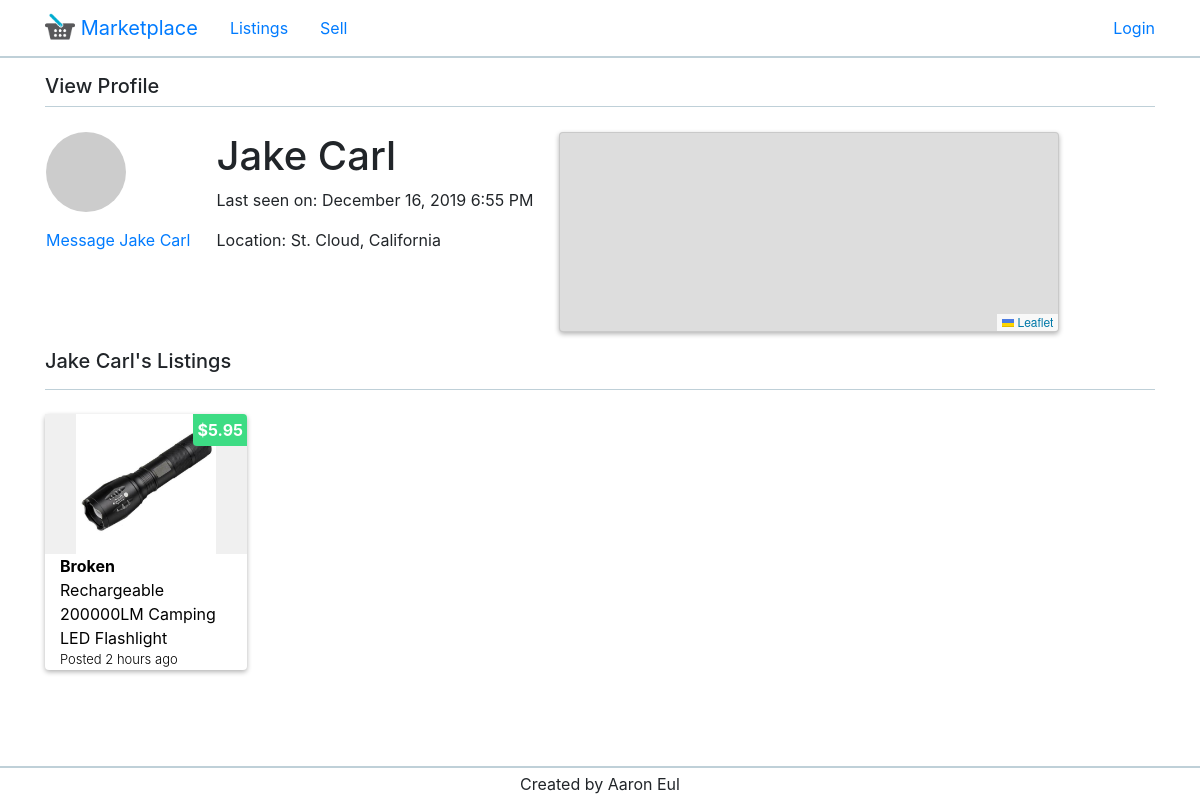
/user/4, run on an earlier commit of the app's database.
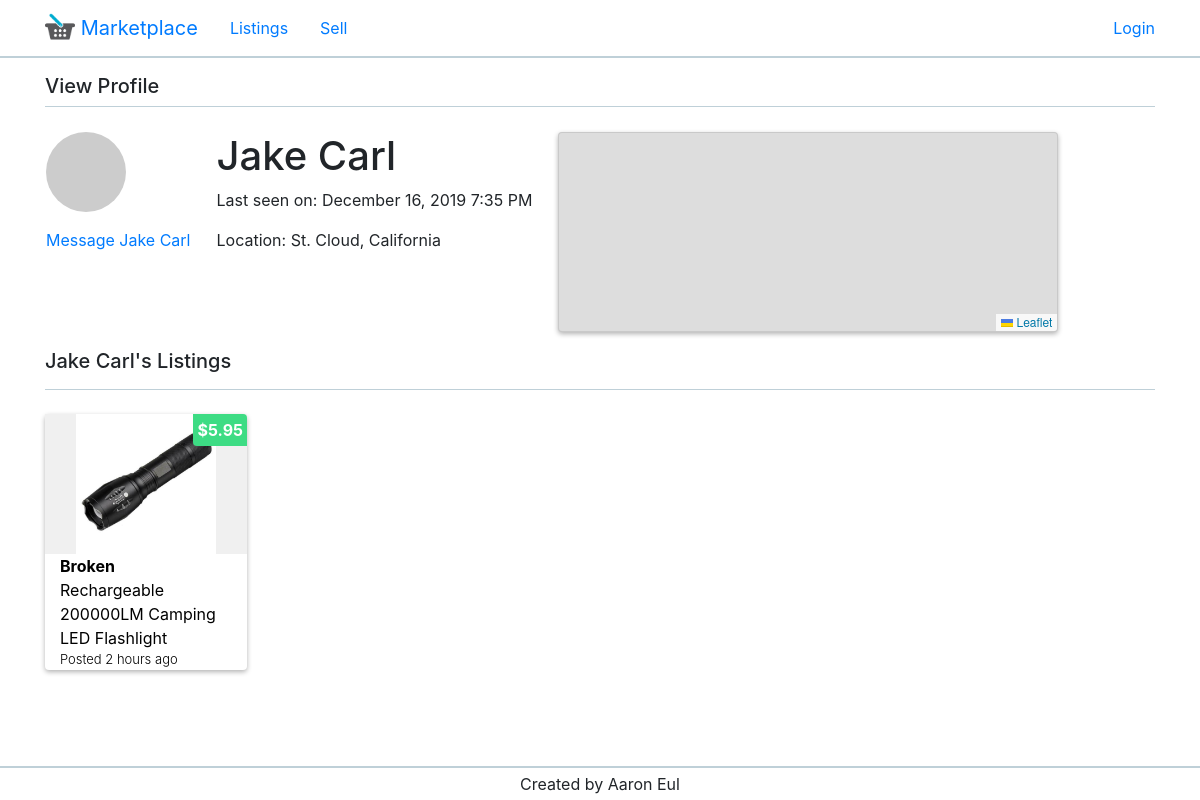
And on a later commit of the database.
### app/models.py (models this page shows, shortened)
class User(UserMixin, db.Model):
    id = db.Column(db.Integer, primary_key=True)
    name = db.Column(db.String(30))
    email = db.Column(db.String(120), index=True, unique=True)
    password_hash = db.Column(db.String(128))
    state = db.Column(db.String(20))
    city = db.Column(db.String(50))
    listings = db.relationship('Listing', backref='author', lazy='dynamic')
    last_seen = db.Column(db.DateTime, default=datetime.utcnow)
    def avatar(self, size):
        digest = md5(self.email.lower().encode('utf-8')).hexdigest()
        return 'https://www.gravatar.com/avatar/{}?d=identicon&s={}'.format(digest, size)

class Listing(db.Model):
    id = db.Column(db.Integer, primary_key=True)
    title = db.Column(db.String(100))
    price = db.Column(db.String(20))  # number db.Float
    condition = db.Column(db.String(10))
    body = db.Column(db.String(300))
    timestamp = db.Column(db.DateTime, index=True, default=datetime.utcnow)
    user_id = db.Column(db.Integer, db.ForeignKey('user.id'))

class Image(db.Model):
    id = db.Column(db.Integer, primary_key=True)
    name = db.Column(db.String(100))
    extension = db.Column(db.String(100))
    instance = db.Column(db.Integer)
    src = db.Column(db.String(100))
    listing_id = db.Column(db.Integer, db.ForeignKey('listing.id'))

### app/routes.py (the view)
@app.route('/user/<id>')
def user(id):
    _user = User.query.filter_by(id=id).first_or_404()
    listings = Listing.query.filter_by(user_id=_user.id).order_by(Listing.timestamp.desc()).all()
    images = {}
    for _listing in listings:
        images[_listing.id] = Image.query.filter_by(listing_id=_listing.id).first()
    return render_template('user.html', user=_user, listings=listings, images=images, title='View Profile', user_info=False)

### app/routes.py (called while the page is built)
@app.before_request
def before_request():
    if current_user.is_authenticated:
        current_user.last_seen = datetime.utcnow()
        db.session.commit()

### app/templates/user.html (shortened to what this page needs)
{% extends "base.html" %}
{% block app_content %}
    <link rel="stylesheet" href="https://unpkg.com/leaflet@1.6.0/dist/leaflet.css"
/>
    <table id="user-table">
        <tr valign="top">
            <td class="mr-4">
                <img class="profile-image" src="{{ user.avatar(128) }}">
                {% if user != current_user %}
                    <p class="mt-3 mb-0"><a href="{{ url_for('message', id=user.id) }}">Message {{ user.name }}</a></p>
                {% endif %}
            </td>
            <td class="mr-4">
                <h1>{{ user.name }}</h1>
                {% if user.last_seen %}
                    <p>Last seen on: {{ moment(user.last_seen).format('LLL') }}</p>
                {% endif %}
                <p>Location: {{ user.city }}, {{ user.state }}</p>
            </td>
            <td>
                <div id="map"></div>
            </td>
        </tr>
    </table>
    {% if listings %}
    <div class="title-container mt-3 mb-4">
        <h5 class="mt-3 mb-3">{{ user.name }}'s Listings</h5>
    </div>
    {% endif %}
    {% include "_listings.html" %}
{% endblock %}

### app/templates/base.html (shortened to what this page needs)
{% extends "bootstrap_base.html" %}
{% block navbar %}
    <nav class="navbar">
        <div class="container">
            <ul class="nav navbar-left">
                <li class="nav-item">
                    <a class="navbar-brand" href="{{ url_for('index') }}">
                        <img src="../static/assets/logo2.png" width="30" height="30" class="d-inline-block align-top" alt="">
                        Marketplace
                    </a>
                </li>
                <li class="nav-item">
                    <a class="nav-link" href="{{ url_for('index') }}">Listings</a>
                </li>
                <li class="nav-item">
                    <a class="nav-link" href="{{ url_for('new_listing') }}">Sell</a>
                </li>
            </ul>
            <ul class="nav navbar-right">
                {% if current_user.is_anonymous %}
                <li class="nav-item"><a href="{{ url_for('login') }}">Login</a></li>
                {% else %}
                <li class="nav-item"><a class="nav-link"  href="{{ url_for('user', id=current_user.id) }}">Profile</a></li>
                <li class="nav-item"><a class="nav-link"  href="{{ url_for('logout') }}">Logout</a></li>
                {% endif %}
            </ul>
        </div>
    </nav>
    <div class="container mt-3 mb-4">
        <div class="title-container">
            <h5>{{ title }}</h5>
        </div>
    </div>
{% endblock %}
{% block styles %}
    <link rel="stylesheet" href="../static/style/style.css">
{% endblock %}
{% block content %}
    <div class="container pb-5">
        {% block app_content %}{% endblock %}
    </div>
{% endblock %}
{% block footer %}
    <footer>
        <div class="container footer">
            <p class="mt-1 mb-1">Created by Aaron Eul</p>
        </div>
    </footer>
{% endblock %}

### app/templates/bootstrap_base.html (shortened to what this page needs)
<!doctype html>
<html lang="en">
  <head>
    <link rel="stylesheet" href="https://maxcdn.bootstrapcdn.com/bootstrap/4.0.0/css/bootstrap.min.css">
    {% block styles %}
    {% endblock %}
  </head>
  <body>
    {% block navbar %}
    {% endblock %}
    {% block content %}
    {% endblock %}
    {% block footer %}
    {% endblock %}
  </body>
</html>

### app/templates/_listings.html
<div id="listings" class="d-flex flex-row flex-wrap mt-3" onload="init()">
    {% for listing in listings %}
        {% include "_listing.html" %}
    {% endfor %}
</div>

### app/templates/_listing.html (shortened to what this page needs)
<div class="listing mb-4 ml-4">
    <a class="listing-a" href="{{ url_for('listing', id=listing.id) }}">
        <div class="price p-1">${{ listing.price }}</div>
        <div class="container-fluid image-container">
            <div>
                <img height="140" width="auto" src="../static/listing_images/{{ images[listing.id].src }}"/>
            </div>
        </div>
    </a>
    <div class="container-fluid">
        <a class="listing-a" href="{{ url_for('listing', id=listing.id) }}">
            <p class="condition m-0">{{ listing.condition }}</p>
            <p class="m-0">{{ listing.title }}</p>
            <p class="m-0 time-created">Posted {{ moment(listing.timestamp).fromNow() }}</p>
        </a>
    </div>
</div>

### app/static/style/style.css (style rules this page uses)
.profile-image { border-radius: 50%; }
#listings { margin-left: -1.5rem; align-items: flex-start; }
#user-table td { display: inline-block; }
#map { width: 500px; height: 200px; overflow: hidden; box-shadow: 0 2px 5px rgba(0,0,0,0.3); border-radius: 4px; border: solid 1px #80808038; }
.listing { width: 202px; background: #fff; box-shadow: 0 2px 5px rgba(0,0,0,0.3); border-radius: 4px; position: relative; }
.listing a { color: black; text-decoration: none; }
.condition { font-weight: 700; }
.time-created { font-size: small; font-weight: 300; }
.image-container { background: #f0f0f0; height: 140px; text-align: center; }
.image-container > div { width: 100%; height: 100%; overflow: hidden; }
.price { position: absolute; right: 0; background: #3ddc84; border-bottom-left-radius: 4px; border-top-right-radius: 4px; color: white; font-weight: bold; text-align: center; }
.footer > p { text-align: center; }
.title-container { border-bottom: #bfd0d8 solid 1px; }
nav { border-bottom: #bfd0d8 solid 2px; }
footer { border-top: #bfd0d8 solid 2px; position: fixed; bottom: 0; width: 100%; background: white; }

What changed in the data, as far as the page shows it:
changed User "Jake Carl": last_seen "December 16, 2019 6:55 PM" → "December 16, 2019 7:35 PM"
